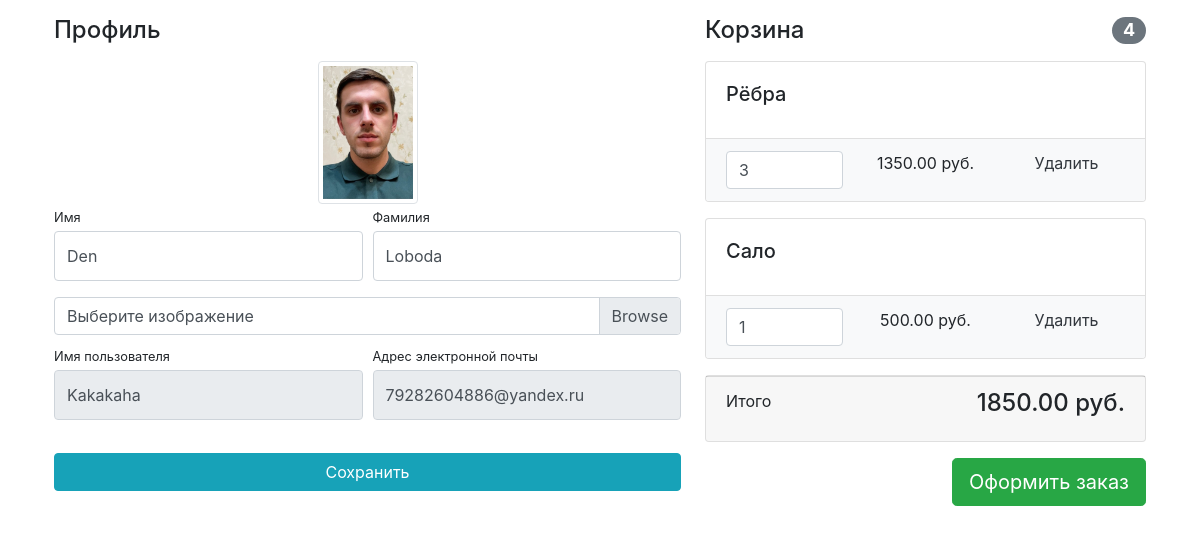
The page /users/profile/ (signed in) on the database its author committed.
### users/models.py (models this page shows)
class User(AbstractUser):
    image = models.ImageField(upload_to='users_image', null=True, blank=True)

### main/models.py (models this page shows, shortened)
class Basket(models.Model):
    user = models.ForeignKey(to=User, on_delete=models.CASCADE)
    product = models.ForeignKey(to=Product, on_delete=models.CASCADE)
    quantity = models.PositiveSmallIntegerField(default=0)
    create_timestamp = models.DateTimeField(auto_now_add=True)
    def sum(self):
        return self.product.price * self.quantity

class Product(models.Model):
    name = models.CharField(max_length=256)                         # название
    discription = models.TextField()                                # описание
    price = models.DecimalField(max_digits=6, decimal_places=2)     # цена  # цифры до запятой и после
    quantity = models.PositiveIntegerField(default=0)               # количество товаров на складе / по умолчанию 0 товаров
    image = models.ImageField(upload_to='products_img')
    category = models.ForeignKey(to=ProductCategory, on_delete=models.CASCADE)   # связываем с другой таблицей / удаляестя

### users/views.py (the view)
# urls.py: path('profile/', profile, name='profile'),
@login_required
def profile(request):
    if request.method == 'POST':
        form = UserProfileForm(instance=request.user, data=request.POST, files=request.FILES)
        if form.is_valid():
            form.save()
            return HttpResponseRedirect(reverse('users:profile'))
        else:
            print(form.errors)
    else:
        form = UserProfileForm(instance=request.user)
    baskets = Basket.objects.filter(user=request.user)
    total_sum = sum(basket.sum() for basket in baskets)
    total_quantity = sum(basket.quantity for basket in baskets)
    context = {'title': "Meet - Profil",
               'form': form,
               'baskets': baskets,
               'total_sum': total_sum,
               'total_quantity': total_quantity,
               }
    return render(request, 'users/profile.html', context)

### users/forms.py
class UserProfileForm(UserChangeForm):
    first_name = forms.CharField(widget=forms.TextInput(attrs={'class': 'form-control py-4'}))
    last_name = forms.CharField(widget=forms.TextInput(attrs={'class': 'form-control py-4'}))
    image = forms.ImageField(widget=forms.FileInput(attrs={'class': 'custom-file-input'}), required=False)
    username = forms.CharField(widget=forms.TextInput(attrs={'class': 'form-control py-4', 'readonly': True}))
    email = forms.CharField(widget=forms.TextInput(attrs={'class': 'form-control py-4', 'readonly': True}))
    class Meta:
        model = User
        fields = ('first_name', 'last_name', 'image', 'username', 'email')

### users/templates/users/profile.html (shortened to what this page needs)
{% load static %}
<!DOCTYPE html>
<html lang="ru-RU" dir="ltr">
<head>
    <link href="../../../static/main/css/profile.css" rel="stylesheet">
</head>
    <body >
    <div class="container">
    <div class="row">
        <div class="col-lg-7">
            <h4 class="mt-3 mb-3">Профиль</h4>
            <div class="col-lg-12 text-center">
                <img width="100" height="100"
                     src="{% if user.image %} {{ user.image.url }} {% else %}{% static 'main/img/default_avatar.jpg' %}{% endif %}"
                     class="img-thumbnail">
            </div>
            <form action="{% url 'users:profile' %}" method="post" enctype="multipart/form-data">
                <div class="form-row">
                    <div class="col-lg-6">
                        <div class="form-group">
                            <label class="small mb-1" for="form.first_name.if_for_label">Имя</label>
                            {{ form.first_name }}
                        </div>
                    </div>
                    <div class="col-lg-6">
                        <div class="form-group">
                            <label class="small mb-1" for="form.last.if_for_label">Фамилия</label>
                            {{ form.last_name }}
                        </div>
                    </div>
                </div>
                <div class="form-row mb-2">
                    <div class="col-lg-12">
                        <div class="custom-file">
                            <label class="custom-file-label" for="form.image.if_for_label">Выберите изображение</label>
                        </div>
                    </div>
                </div>
                <div class="form-row">
                    <div class="col-lg-6">
                        <label class="small mb-1" for="form.username.if_for_label">Имя пользователя</label>
                        {{ form.username }}
                    </div>
                    <div class="col-lg-6">
                        <label class="small mb-1" for="form.email.if_for_label">Адрес электронной
                            почты</label>
                        {{ form.email }}
                    </div>
                </div>
                <div class="form-row">
                    <div class="col-lg-12" style="margin-top: 33px;">
                        <input class="btn btn-info btn-block" type="submit" value="Сохранить">
                    </div>
                </div>
            </form>
        </div>
        <div class="col-lg-5">
             {% include 'main/baskets.html' %}
        </div>
    </div>
    </div>
    </body>
</html>

### main/templates/main/baskets.html (shortened to what this page needs)
    {% if baskets %}
    <h4 class="mt-3 mb-3 d-flex justify-content-between align-items-center mb-3">
                Корзина <span class="badge badge-secondary badge-pill">{{ total_quantity }}</span>
    </h4>
    {% for basket in baskets %}
    <div class="card mb-3">
                <div class="card-body">
                    <h5 class="card-title">{{ basket.product.name }}</h5>
                </div>
                <ul class="list-group list-group-flush">
                    <li class="list-group-item bg-light">
                        <div class="row text-center">
                            <div class="col-lg-4">
                                <input name="basketID" type="number" class="form-control"
                                       value="{{ basket.quantity }}" min="0">
                            </div>
                            <div class="col-lg-4">{{ basket.sum }} руб.</div>
                            <div class="col-lg-4">
                                <a href="{% url 'basket_remove' basket.id%}" >
                                    Удалить
                                </a>
                            </div>
                        </div>
                    </li>
                </ul>
            </div>
    {% endfor %}
<div class="card mb-3">
                <div class="card-footer">
                    <p class="float-left">Итого</p>
                    <h4 class="float-right">{{ total_sum }} руб.</h4>
                </div>
            </div>
<a class="btn btn-success btn-lg float-right" href="../orders/order-create.html">
                Оформить заказ
            </a>
{% else %}
        <h4 class="mt-3 mb-3 text-center">
                Корзина пуста
        </h4>
{% endif %}

### rows shown on the page
User: image (picture), first_name "Den", last_name "Loboda", username "Kakakaha", email "79282604886@yandex.ru"
Basket: product.name "Рёбра", basketID "3", sum "1350.00"
Basket: product.name "Сало", basketID "1", sum "500.00"

### other values the page prints
{{ total_quantity }} "4"
{{ total_sum }} "1850.00"
